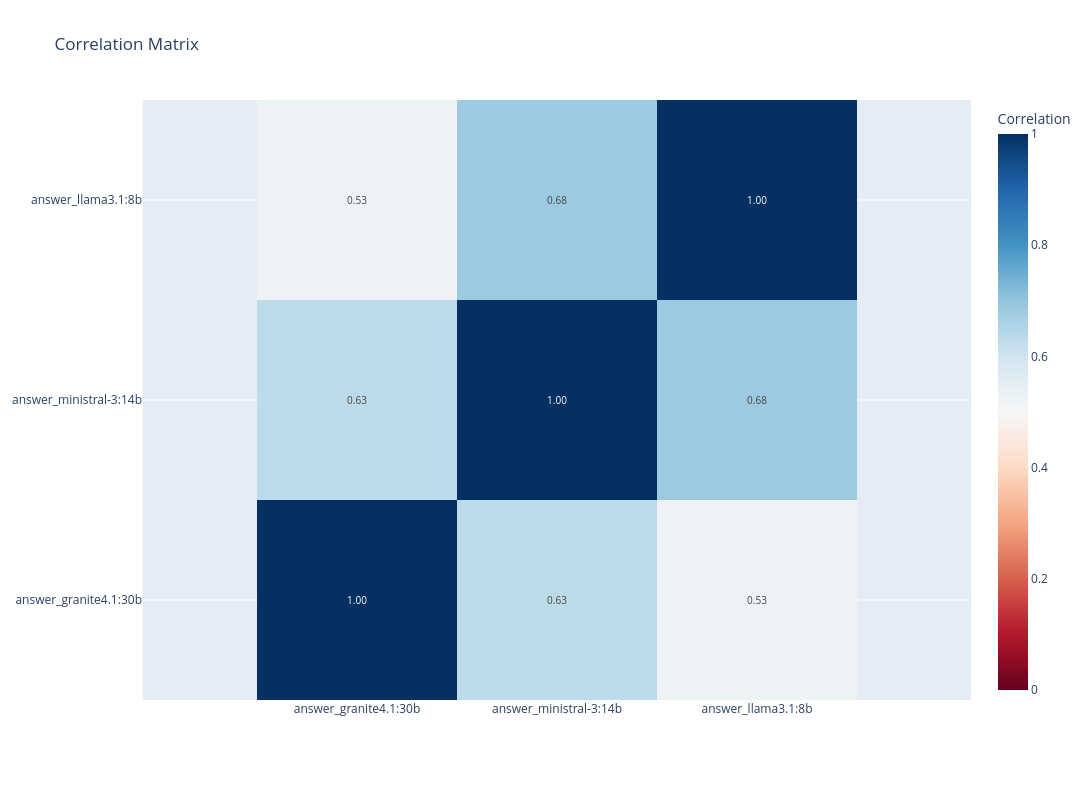

The notebook cell this image was saved under:
### Code cell
plot_correlation_matrix(
    coefficiant_matrix(
        df_03_agents_analysis[df_03_agents_analysis["is_reference"]],
        col_names=type_list_col_answer,
        coefficiant_func=ratio_coefficient,
    ),
    zmid=0.5,
)

### Figure 1 — Plotly figure (JSON) as saved in the notebook; plotly's stock layout.template omitted (floating-point values rounded to 4 significant figures)
{"data": [{"colorbar": {"title": {"text": "Correlation"}}, "colorscale": [[0, "rgb(103,0,31)"], [0.1, "rgb(178,24,43)"], [0.2, "rgb(214,96,77)"], [0.3, "rgb(244,165,130)"], [0.4, "rgb(253,219,199)"], [0.5, "rgb(247,247,247)"], [0.6, "rgb(209,229,240)"], [0.7, "rgb(146,197,222)"], [0.8, "rgb(67,147,195)"], [0.9, "rgb(33,102,172)"], [1, "rgb(5,48,97)"]], "text": [[1, 0.6316, 0.5263], [0.6316, 1, 0.6842], [0.5263, 0.6842, 1]], "textfont": {"size": 10}, "texttemplate": "%{text:.2f}", "type": "heatmap", "x": ["answer_granite4.1:30b", "answer_ministral-3:14b", "answer_llama3.1:8b"], "y": ["answer_granite4.1:30b", "answer_ministral-3:14b", "answer_llama3.1:8b"], "z": [[1, 0.6316, 0.5263], [0.6316, 1, 0.6842], [0.5263, 0.6842, 1]], "zmid": 0.5}], "layout": {"autotypenumbers": "convert types", "height": 800, "margin": {"b": 100, "l": 100, "r": 100, "t": 100}, "title": {"text": "Correlation Matrix"}, "width": 1200, "xaxis": {"side": "bottom"}, "yaxis": {"scaleanchor": "x"}}}
